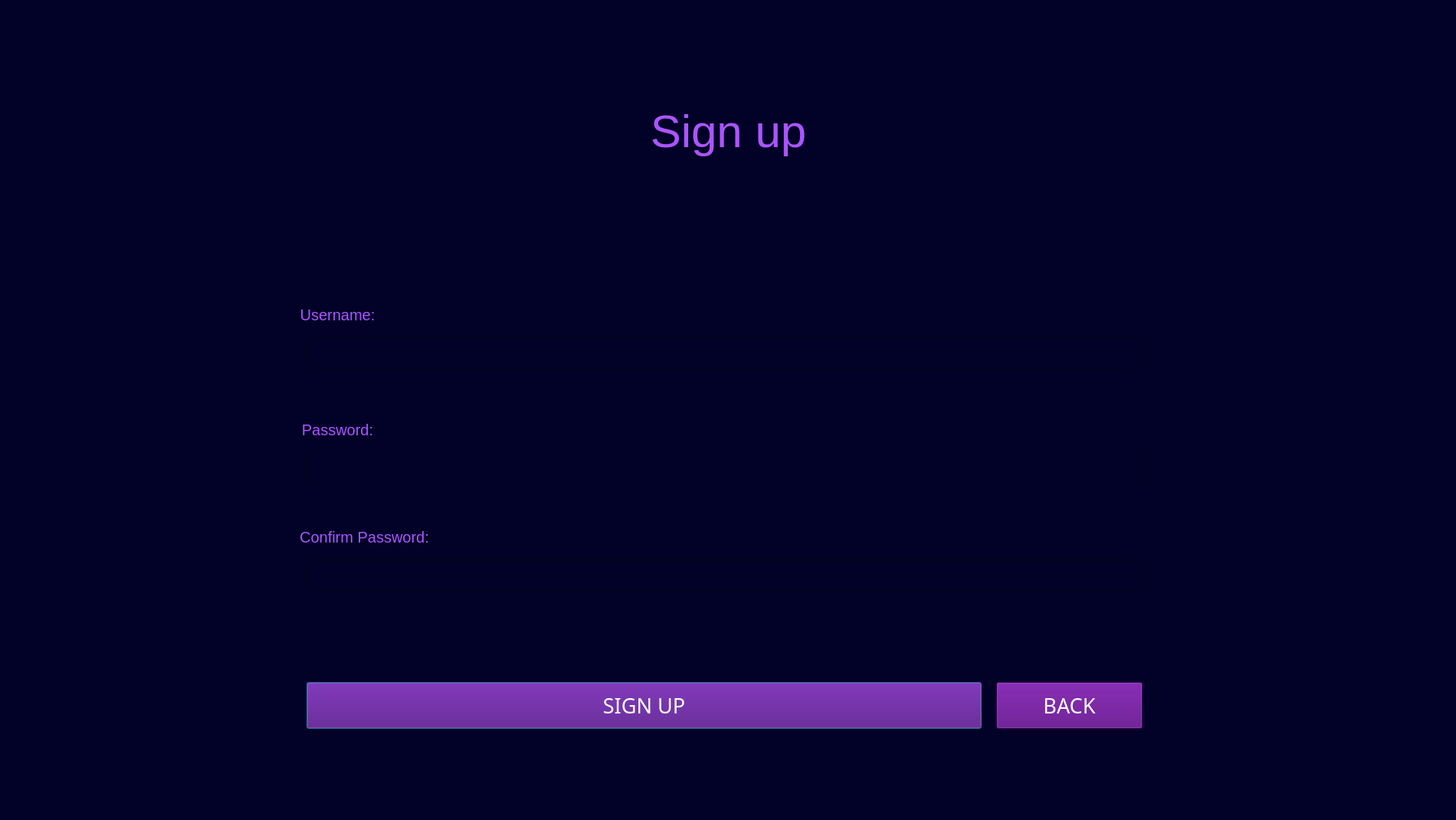
<?xml version="1.0" encoding="UTF-8"?>
<ui version="4.0">
 <class>Dialog</class>
 <widget class="QDialog" name="Dialog">
  <property name="geometry">
   <rect>
    <x>0</x>
    <y>0</y>
    <width>1900</width>
    <height>1070</height>
   </rect>
  </property>
  <property name="windowTitle">
   <string>Dialog</string>
  </property>
  <property name="styleSheet">
   <string notr="true">background-color: rgb(2, 2, 40);</string>
  </property>
  <widget class="QLabel" name="label">
   <property name="geometry">
    <rect>
     <x>10</x>
     <y>110</y>
     <width>1881</width>
     <height>121</height>
    </rect>
   </property>
   <property name="font">
    <font>
     <pointsize>-1</pointsize>
     <weight>50</weight>
     <italic>false</italic>
     <bold>false</bold>
    </font>
   </property>
   <property name="styleSheet">
    <string notr="true">color:rgb(170, 85, 255); font: 60px;</string>
   </property>
   <property name="text">
    <string>Sign up</string>
   </property>
   <property name="alignment">
    <set>Qt::AlignCenter</set>
   </property>
  </widget>
  <widget class="QLabel" name="label_2">
   <property name="geometry">
    <rect>
     <x>360</x>
     <y>390</y>
     <width>161</width>
     <height>41</height>
    </rect>
   </property>
   <property name="font">
    <font>
     <pointsize>-1</pointsize>
     <weight>50</weight>
     <italic>false</italic>
     <bold>false</bold>
    </font>
   </property>
   <property name="styleSheet">
    <string notr="true">color:rgb(170, 85, 255); font: 20px;
background-color: rgb(2, 2, 40);</string>
   </property>
   <property name="text">
    <string>Username:</string>
   </property>
   <property name="alignment">
    <set>Qt::AlignCenter</set>
   </property>
  </widget>
  <widget class="QLineEdit" name="password">
   <property name="geometry">
    <rect>
     <x>400</x>
     <y>590</y>
     <width>1091</width>
     <height>41</height>
    </rect>
   </property>
   <property name="styleSheet">
    <string notr="true">font-size:14pt; color:rgb(243, 243, 243)</string>
   </property>
   <property name="text">
    <string/>
   </property>
  </widget>
  <widget class="QLabel" name="label_3">
   <property name="geometry">
    <rect>
     <x>360</x>
     <y>540</y>
     <width>161</width>
     <height>41</height>
    </rect>
   </property>
   <property name="font">
    <font>
     <pointsize>-1</pointsize>
     <weight>50</weight>
     <italic>false</italic>
     <bold>false</bold>
    </font>
   </property>
   <property name="styleSheet">
    <string notr="true">color:rgb(170, 85, 255); font: 20px;
background-color: rgb(2, 2, 40);</string>
   </property>
   <property name="text">
    <string>Password:</string>
   </property>
   <property name="alignment">
    <set>Qt::AlignCenter</set>
   </property>
  </widget>
  <widget class="QLineEdit" name="confirmpass">
   <property name="geometry">
    <rect>
     <x>400</x>
     <y>730</y>
     <width>1091</width>
     <height>41</height>
    </rect>
   </property>
   <property name="styleSheet">
    <string notr="true">font-size:14pt; color:rgb(243, 243, 243)</string>
   </property>
   <property name="text">
    <string/>
   </property>
  </widget>
  <widget class="QLabel" name="label_4">
   <property name="geometry">
    <rect>
     <x>370</x>
     <y>680</y>
     <width>211</width>
     <height>41</height>
    </rect>
   </property>
   <property name="font">
    <font>
     <pointsize>-1</pointsize>
     <weight>50</weight>
     <italic>false</italic>
     <bold>false</bold>
    </font>
   </property>
   <property name="styleSheet">
    <string notr="true">color:rgb(170, 85, 255); font: 20px;
background-color: rgb(2, 2, 40);</string>
   </property>
   <property name="text">
    <string>Confirm Password:</string>
   </property>
   <property name="alignment">
    <set>Qt::AlignCenter</set>
   </property>
  </widget>
  <widget class="QPushButton" name="signupbutton">
   <property name="geometry">
    <rect>
     <x>400</x>
     <y>890</y>
     <width>881</width>
     <height>61</height>
    </rect>
   </property>
   <property name="font">
    <font>
     <family>Segoe UI Semilight</family>
     <pointsize>20</pointsize>
    </font>
   </property>
   <property name="styleSheet">
    <string notr="true">font-size: 20pt; color: rgb(255, 255, 255);
background-color: rgb(85, 0, 127);
font-color: rgb(255, 255, 255);</string>
   </property>
   <property name="text">
    <string>SIGN UP</string>
   </property>
  </widget>
  <widget class="QLineEdit" name="username">
   <property name="geometry">
    <rect>
     <x>400</x>
     <y>440</y>
     <width>1091</width>
     <height>41</height>
    </rect>
   </property>
   <property name="styleSheet">
    <string notr="true">font-size:14pt; color:rgb(243, 243, 243)</string>
   </property>
  </widget>
  <widget class="QPushButton" name="backBtn">
   <property name="geometry">
    <rect>
     <x>1300</x>
     <y>890</y>
     <width>191</width>
     <height>61</height>
    </rect>
   </property>
   <property name="font">
    <font>
     <family>Segoe UI Semilight</family>
     <pointsize>20</pointsize>
    </font>
   </property>
   <property name="styleSheet">
    <string notr="true">font-size: 20pt; color: rgb(255, 255, 255);
background-color: rgb(85, 0, 127);
font-color: rgb(255, 255, 255);</string>
   </property>
   <property name="text">
    <string>BACK</string>
   </property>
  </widget>
  <widget class="QLabel" name="error">
   <property name="geometry">
    <rect>
     <x>400</x>
     <y>810</y>
     <width>1081</width>
     <height>31</height>
    </rect>
   </property>
   <property name="styleSheet">
    <string notr="true">font-size:20px ;color: rgb(255, 0, 0);
background-color: rgb(2, 2, 40);</string>
   </property>
   <property name="text">
    <string/>
   </property>
   <property name="alignment">
    <set>Qt::AlignCenter</set>
   </property>
  </widget>
 </widget>
 <resources/>
 <connections/>
</ui>
